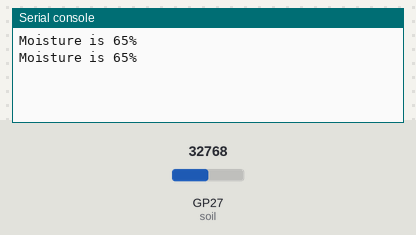
A program run on a simulated Raspberry Pi Pico running MicroPython. On the bench: the last lines printed to the serial console. The inputs (shaded band) are chosen by the test bench; at power-on: GP27 (soil) = 32768 (analog values on the 0–65535 scale).

Above: at 1.2 s.
1.3 s: GP27 (soil) set to 45874
At 2.6 s:
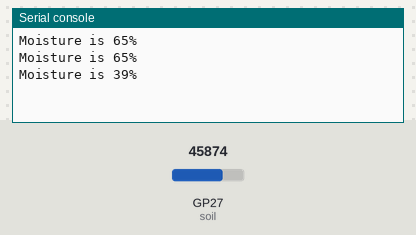
2.8 s: GP27 (soil) set to 57670
At 3.7 s:
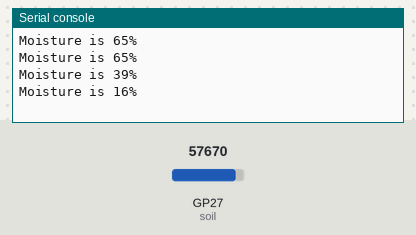
Timing chart, 0 to 5.8 s (numbered marks = the images above; inputs shaded):
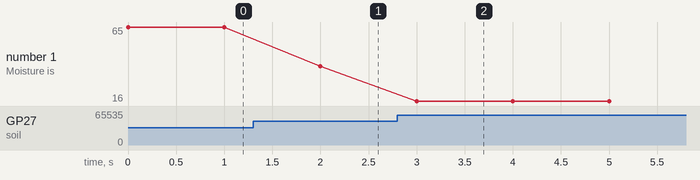

The program:

main.py
```python
import time
from machine import ADC
from machine import Pin


# Pin setup
soil = ADC(27)
min_moisture=0
max_moisture=65535

while True:
    try:
        moisture = round((max_moisture-soil.read_u16())*130/(max_moisture-min_moisture))
        if(moisture >= 0 and moisture <= 100):
            print("Moisture is {}%".format(moisture))
    except Exception as error:
        print("Exception occurred", error)

    time.sleep(1)
```

Measured:
- after the input at 1.3 s, the serial console: prints a new line after 0.70 s (image 1)
- after the input at 2.8 s, the serial console: prints a new line after 0.20 s (image 2)
- plotted number 1: 65 → 39 after the input at 1.3 s, 39 → 16 after the input at 2.8 s
